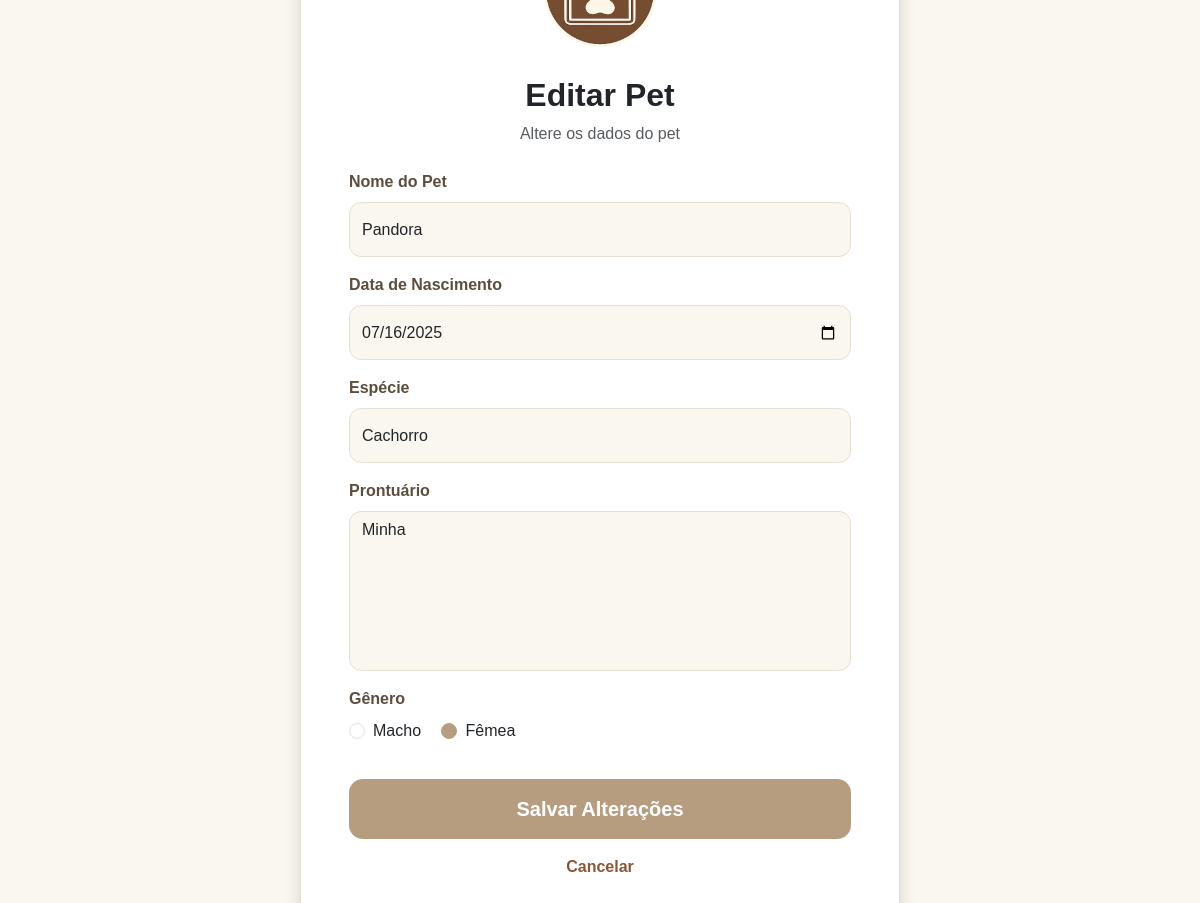
Screenshot of /editarPet.php?id=2 (signed in) with the database file from the repository.
### tables this page shows
CREATE TABLE `pets` (
  `id` int NOT NULL,
  `nome` varchar(100) NOT NULL,
  `nascimento` date NOT NULL,
  `id_especie` int NOT NULL,
  `prontuario` text,
  `genero` enum('M','F') NOT NULL,
  `id_usuario` int DEFAULT NULL
);

CREATE TABLE `especies` (
  `id` int NOT NULL,
  `especie` varchar(100) NOT NULL
);

### editarPet.php (the view, shortened to what this page needs)
<?php
require_once("includes/conecta.php");
$id = $_GET["id"];
$sqlEspecies = "SELECT * FROM especies";
$resultadoEspecies = mysqli_query($conn, $sqlEspecies);
$sqlPet = "SELECT * FROM pets
           WHERE id = '$id'";
$resultadoPet = mysqli_query($conn, $sqlPet);
$pet = mysqli_fetch_assoc($resultadoPet);
?>
<!DOCTYPE html>
<html lang="pt-br">
<head>
    <link
        href="https://cdn.jsdelivr.net/npm/bootstrap@5.3.7/dist/css/bootstrap.min.css"
        rel="stylesheet">
    <link
        rel="stylesheet"
        href="https://cdn.jsdelivr.net/npm/bootstrap-icons@1.13.1/font/bootstrap-icons.min.css">
    <link rel="stylesheet" href="css/style.css">
</head>
<body>
<div class="container d-flex justify-content-center align-items-center vh-100">
    <div class="card loginCadastro-card shadow">
        <div class="card-body p-5">
            <div class="text-center">
                <div class="logo-circle">
                    <img
                        src="imagens/logo.png"
                        alt="Logo Sistema de Pets"
                        class="logo-icon">
                </div>
                <h2 class="fw-bold">
                    Editar Pet
                </h2>
                <p class="text-muted mb-4">
                    Altere os dados do pet
                </p>
            </div>
            <form method="post">
                <div class="mb-3">
                    <label class="form-label">
                        Nome do Pet
                    </label>
                    <input
                        type="text"
                        name="nome"
                        class="form-control"
                        value="<?php echo $pet["nome"]; ?>"
                        required>
                </div>
                <div class="mb-3">
                    <label class="form-label">
                        Data de Nascimento
                    </label>
                    <input
                        type="date"
                        name="nascimento"
                        class="form-control"
                        value="<?php echo $pet["nascimento"]; ?>"
                        required>
                </div>
                <div class="mb-3">
                    <label class="form-label">
                        Espécie
                    </label>
                    <select
                        name="especie"
                        class="form-select"
                        required>
                        <?php
                        while ($especie = mysqli_fetch_assoc($resultadoEspecies)) {
                        ?>
                            <option
                                value="<?php echo $especie["id"]; ?>"
                                <?php
                                if ($pet["id_especie"] == $especie["id"]) {
                                    echo "selected";
                                }
                                ?>
                            >
                                <?php echo $especie["especie"]; ?>
                            </option>
                        <?php
                        }
                        ?>
                    </select>
                </div>
                <div class="mb-3">
                    <label class="form-label">
                        Prontuário
                    </label>
                    <textarea
                        name="prontuario"
                        class="form-control"
                        rows="4"><?php echo $pet["prontuario"]; ?></textarea>
                </div>
                <div class="mb-4">
                    <label class="form-label d-block">
                        Gênero
                    </label>
                    <div class="form-check form-check-inline">
                        <input
                            class="form-check-input"
                            type="radio"
                            name="genero"
                            value="M"
                            required
                            <?php
                            if ($pet["genero"] == "M") {
                                echo "checked";
                            }
                            ?>
                        >
                        <label class="form-check-label">
                            Macho
                        </label>
                    </div>
                    <div class="form-check form-check-inline">
                        <input
                            class="form-check-input"
                            type="radio"
                            name="genero"
                            value="F"
                            <?php
                            if ($pet["genero"] == "F") {
                                echo "checked";
                            }
                            ?>
                        >
                        <label class="form-check-label">
                            Fêmea
                        </label>
                    </div>
                </div>
                <input
                    type="submit"
                    name="enviar"
                    value="Salvar Alterações"
                    class="btn btn-loginCadastro w-100">
                <div class="text-center mt-3">
                    <a
                        href="interface_principal.php"
                        class="cadastro-link">
                        Cancelar
                    </a>
                </div>
            </form>
        </div>
    </div>
</div>
</body>
</html>

### css/style.css (style rules this page uses)
body { background: #FAF6F0; font-family:Arial, Helvetica, sans-serif; color: #5C4E3F; }
.loginCadastro-card { width:100%; max-width:600px; background: #FFFFFF; border-radius:25px; border:1px solid #E8DFD3; box-shadow:0 15px 35px rgba(92,78,63,.08); }
.logo-circle { display:flex; justify-content:center; align-items:center; margin:0 auto 5px auto; }
.logo-icon { width:150px; height:150px; object-fit:contain; display:block; }
.form-control { height:60px; }
.btn-loginCadastro { background:#B79D80; color:white; height:60px; border:none; border-radius:14px; margin-top: 10px; font-size:20px; font-weight:600; transition:.25s ease; }
.cadastro-link { color:#8B5736; text-decoration:none; font-weight:600; }
.form-label { font-weight:600; color:#5C4E3F; }
.form-control, .form-select { height:55px; border-radius:12px; border:1px solid #E8DFD3; background: #FAF6F0; }
textarea.form-control { min-height:160px; resize:none; }
.form-check-input:checked { background: #B79D80; border-color: #B79D80; }

### rows the page displays
pets: nome "Pandora", nascimento "07/16/2025", especie "Cachorro", prontuario "Minha", genero "☑"
